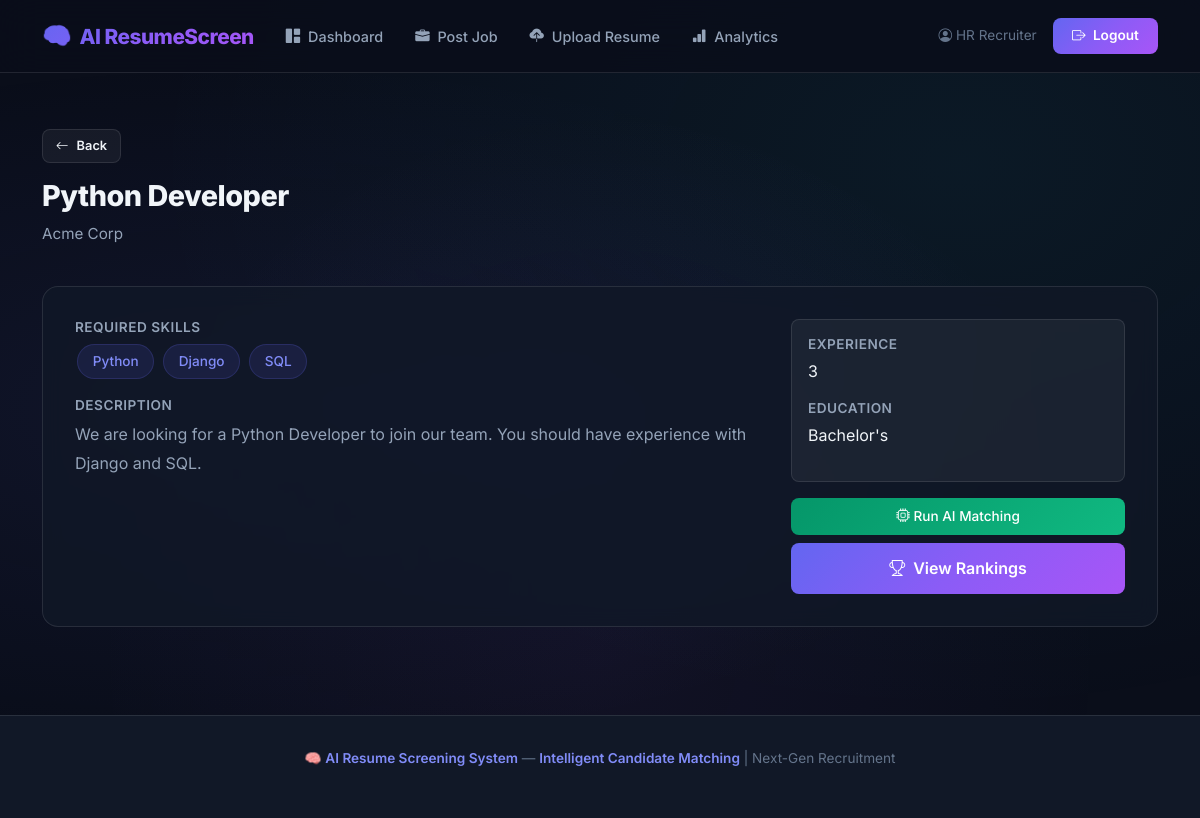
The app's page /job/1 (signed in) with its own data.
### tables this page shows
CREATE TABLE jobs (
    id INTEGER PRIMARY KEY AUTOINCREMENT,
    job_title VARCHAR(200) NOT NULL,
    company_name VARCHAR(200) DEFAULT '',
    skills_required TEXT NOT NULL,
    experience_required VARCHAR(50) DEFAULT '',
    education_required VARCHAR(100) DEFAULT '',
    description TEXT DEFAULT '',
    created_by INTEGER,
    created_at TIMESTAMP DEFAULT CURRENT_TIMESTAMP,
    FOREIGN KEY (created_by) REFERENCES users(id)
);

### routes/job_routes.py (the view)
@job_bp.route('/job/<int:job_id>')
def view_job(job_id):
    if 'user_id' not in session:
        flash('Please login first.', 'error')
        return redirect(url_for('auth.login'))
    job = get_job_by_id(job_id)
    if not job:
        flash('Job not found.', 'error')
        return redirect(url_for('jobs.list_jobs'))
    return render_template('view_job.html', job=job)

### models/__init__.py (called while the page is built)
def get_db():
    conn = sqlite3.connect(config.DATABASE)
    conn.row_factory = sqlite3.Row
    conn.execute("PRAGMA foreign_keys = ON")
    return conn

### models/job_model.py (called while the page is built)
def get_job_by_id(job_id):
    db = get_db()
    job = db.execute('SELECT * FROM jobs WHERE id = ?', (job_id,)).fetchone()
    db.close()
    return job

### templates/view_job.html (shortened to what this page needs)
{% extends "base.html" %}
{% block content %}
<div class="container py-4">
    <div class="page-header">
        <a href="{{ url_for('auth.dashboard') }}" class="btn-secondary-custom btn-sm-custom mb-3" style="display: inline-flex;">
            <i class="bi bi-arrow-left"></i> Back
        </a>
        <h1 class="page-title">{{ job.job_title }}</h1>
        {% if job.company_name %}<p class="page-subtitle">{{ job.company_name }}</p>{% endif %}
    </div>
    <div class="glass-card-static fade-in">
        <div class="row g-4">
            <div class="col-md-8">
                <h6 class="form-label-custom">Required Skills</h6>
                <div class="mb-3">
                    {% for skill in job.skills_required.split(',') %}
                    <span class="skill-tag" style="font-size: 0.85rem; padding: 0.35rem 0.9rem;">{{ skill.strip() }}</span>
                    {% endfor %}
                </div>
                {% if job.description %}
                <h6 class="form-label-custom mt-3">Description</h6>
                <p style="color: var(--text-secondary); line-height: 1.8;">{{ job.description }}</p>
                {% endif %}
            </div>
            <div class="col-md-4">
                <div style="padding: 1rem; background: var(--bg-glass); border-radius: var(--radius-sm); border: 1px solid var(--border-glass);">
                    <h6 class="form-label-custom">Experience</h6>
                    <p>{{ job.experience_required or 'Any' }}</p>
                    <h6 class="form-label-custom">Education</h6>
                    <p>{{ job.education_required or 'Any' }}</p>
                </div>
                <div class="d-flex flex-column gap-2 mt-3">
                    <a href="{{ url_for('matching.run_matching', job_id=job.id) }}" class="btn-success-custom text-center">
                        <i class="bi bi-cpu"></i> Run AI Matching
                    </a>
                    <a href="{{ url_for('matching.ranking_page', job_id=job.id) }}" class="btn-primary-custom text-center" style="justify-content: center;">
                        <i class="bi bi-trophy"></i> View Rankings
                    </a>
                </div>
            </div>
        </div>
    </div>
</div>
{% endblock %}

### static/css/style.css (style rules this page uses)
:root { --bg-primary: #0a0e1a; --bg-secondary: #111827; --bg-card: rgba(17, 24, 39, 0.8); --bg-glass: rgba(255, 255, 255, 0.05); --bg-glass-hover: rgba(255, 255, 255, 0.08); --border-glass: rgba(255, 255, 255, 0.1); --border-glass-hover: rgba(255, 255, 255, 0.2); --text-primary: #f1f5f9; --text-secondary: #94a3b8; --text-muted: #64748b; --accent-primary: #6366f1; --accent-primary-light: #818cf8; --accent-secondary: #22d3ee; --accent-success: #10b981; --accent-warning: #f59e0b; --accent-danger: #ef4444; --accent-info: #3b82f6; --gradient-primary: linear-gradient(135deg, #6366f1, #8b5cf6, #a855f7); --gradient-secondary: linear-gradient(135deg, #06b6d4, #22d3ee); --gradient-success: linear-gradient(135deg, #059669, #10b981); --gradient-danger: linear-gradient(135deg, #dc2626, #ef4444); --gradient-hero: linear-gradient(135deg, #0a0e1a 0%, #1e1b4b 50%, #0a0e1a 100%); --shadow-sm: 0 2px 10px rgba(0, 0, 0, 0.3); --shadow-md: 0 4px 20px rgba(0, 0, 0, 0.4); --shadow-lg: 0 8px 40px rgba(0, 0, 0, 0.5); --shadow-glow: 0 0 30px rgba(99, 102, 241, 0.3); --shadow-glow-cyan: 0 0 30px rgba(34, 211, 238, 0.2); --radius-sm: 8px; --radius-md: 12px; --radius-lg: 16px; --radius-xl: 24px; --transition-fast: 0.2s ease; --transition-normal: 0.3s ease; --transition-slow: 0.5s ease; --font-main: 'Inter', -apple-system, BlinkMacSystemFont, sans-serif; --font-mono: 'JetBrains Mono', monospace; }
*, *::before, *::after { margin: 0; padding: 0; box-sizing: border-box; }
html { scroll-behavior: smooth; }
body { font-family: var(--font-main); background: var(--bg-primary); color: var(--text-primary); line-height: 1.6; min-height: 100vh; overflow-x: hidden; }
body::before { content: ''; position: fixed; top: 0; left: 0; width: 100%; height: 100%; background: radial-gradient(ellipse at 20% 50%, rgba(99, 102, 241, 0.08) 0%, transparent 60%), radial-gradient(ellipse at 80% 20%, rgba(34, 211, 238, 0.06) 0%, transparent 60%), radial-gradient(ellipse at 50% 80%, rgba(168, 85, 247, 0.05) 0%, transparent 60%); pointer-events: none; z-index: 0; }
a { color: var(--accent-primary-light); text-decoration: none; transition: color var(--transition-fast); }
.btn-primary-custom { background: var(--gradient-primary); color: white; border: none; padding: 0.8rem 2rem; border-radius: var(--radius-sm); font-weight: 600; font-size: 1rem; cursor: pointer; transition: all var(--transition-fast); display: inline-flex; align-items: center; gap: 8px; text-decoration: none; }
.btn-secondary-custom { background: var(--bg-glass); color: var(--text-primary); border: 1px solid var(--border-glass); padding: 0.8rem 2rem; border-radius: var(--radius-sm); font-weight: 600; font-size: 1rem; cursor: pointer; transition: all var(--transition-fast); display: inline-flex; align-items: center; gap: 8px; text-decoration: none; }
.btn-success-custom { background: var(--gradient-success); color: white; border: none; padding: 0.5rem 1rem; border-radius: var(--radius-sm); font-weight: 500; cursor: pointer; transition: all var(--transition-fast); font-size: 0.85rem; }
.btn-sm-custom { padding: 0.35rem 0.8rem; font-size: 0.8rem; }
.glass-card-static { background: var(--bg-card); border: 1px solid var(--border-glass); border-radius: var(--radius-lg); padding: 2rem; backdrop-filter: blur(10px); position: relative; z-index: 1; }
.form-label-custom { color: var(--text-secondary); font-weight: 600; font-size: 0.85rem; text-transform: uppercase; letter-spacing: 0.5px; margin-bottom: 0.4rem; display: block; }
.skill-tag { display: inline-block; padding: 0.25rem 0.7rem; border-radius: 20px; font-size: 0.78rem; font-weight: 500; margin: 0.15rem; background: rgba(99, 102, 241, 0.12); color: var(--accent-primary-light); border: 1px solid rgba(99, 102, 241, 0.2); }
.page-header { padding: 2rem 0 1.5rem; position: relative; z-index: 1; }
.page-title { font-size: 1.8rem; font-weight: 800; letter-spacing: -0.5px; }
.page-subtitle { color: var(--text-secondary); font-size: 0.95rem; margin-top: 0.3rem; }
.fade-in { animation: fadeIn 0.5s ease; }

### records on screen
jobs: job_title "Python Developer", company_name "Acme Corp", description "We are looking for a Python Developer to join our team. You should have experience with Django and SQL.", experience_required "3", education_required "Bachelor's"

### other values on screen
{{ session.get('user_name', 'User') }} "HR Recruiter"
{{ skill.strip() }} "Python" "Django" "SQL"
